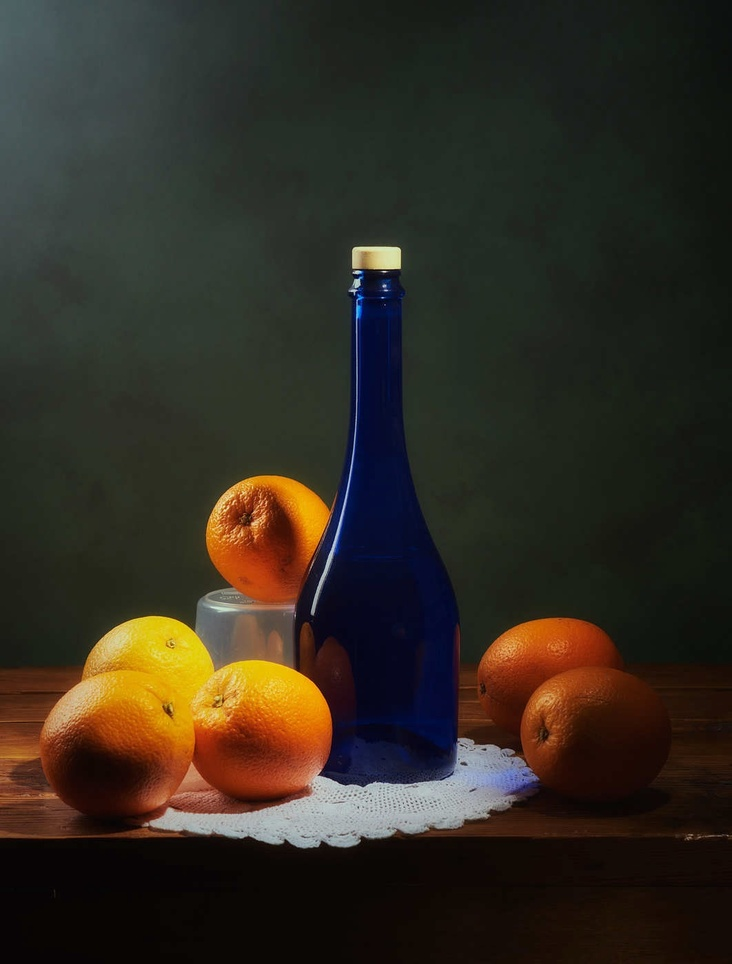
#> input picture lab_5/bottle.jpg, 732 x 964 px, shrunk from 1062 x 1400 before the run
$ jupyter execute Lab_5.ipynb
#> lines starting #> are read from the running program, lines starting #| are printed output that depends on the picture; after the words box and inside, x2 and y2 are one past the last pixel; in counts of white or black regions, pixels touching at a corner belong together
[cell 1]
import cv2 as cv
import matplotlib.pyplot as plt
import numpy as np
from matplotlib import colors
from matplotlib.colors import hsv_to_rgb

Самостоятельное задание. Сделать цветовую сегментацию выданного изображения. Пороги для цветовой сегментации подобрать в ручную, используя преобразование изображения в формат LAB.

[cell 2]
# Загрузка изображения
image = cv.imread('bottle.jpg')
#> image is the input picture: shape (964, 732, 3); mean B, G, R 33.8, 44, 49.9

# Преобразование изображения в цветовое пространство Lab

lab_image = cv.cvtColor(image, cv.COLOR_BGR2LAB)
#> lab_image: shape (964, 732, 3); mean of channels 0, 1, 2 46.8, 129.4, 134.6
rgb_image = cv.cvtColor(image, cv.COLOR_BGR2RGB)

def segmentate(l_h, l_s, l_v, h_h, h_s, h_v):
    lower_threshold = np.array([l_h,l_s,l_v])
    upper_threshold = np.array([h_h,h_s,h_v])
    lo_square = np.full((10, 10, 3), lower_threshold, dtype=np.uint8) / 255.0
    do_square = np.full((10, 10, 3), upper_threshold, dtype=np.uint8) / 255.0

    mask = cv.inRange(lab_image, lower_threshold, upper_threshold)

    result = cv.bitwise_and(rgb_image, rgb_image, mask=mask)
    kernel = cv.getStructuringElement(cv.MORPH_ELLIPSE, (10,10))

    plt.figure(figsize=(15,20))
    plt.subplot(1, 3, 1)
    plt.imshow(rgb_image)
    plt.subplot(1, 3, 2)
    plt.imshow(mask)
    plt.subplot(1, 3, 3)
    plt.imshow(result)
    plt.show()

[cell 3]
plt.imshow( lab_image)

[cell 4]
from ipywidgets import interact, interactive, fixed, interact_manual
import ipywidgets as widgets

[cell 5]
lower_blue = np.array([0,50,50])
upper_blue = np.array([140,255,122])
lo_square = np.full((10, 10, 3), lower_blue, dtype=np.uint8) / 255.0
do_square = np.full((10, 10, 3), upper_blue, dtype=np.uint8) / 255.0

[cell 6]
mask = cv.inRange(lab_image, lower_blue, upper_blue)
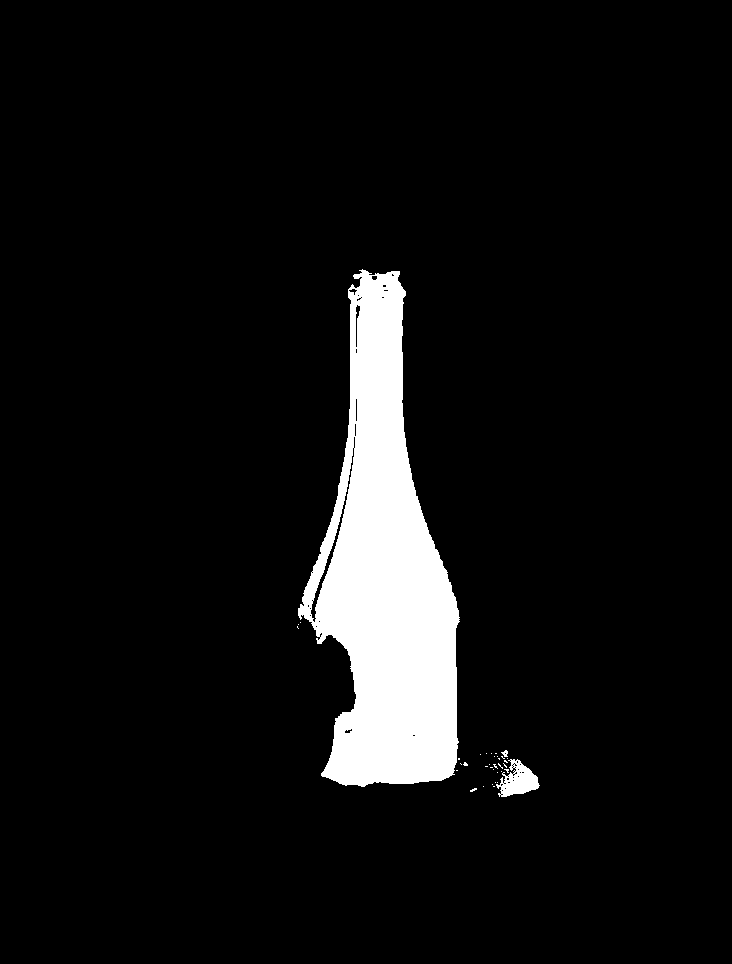
#> mask: shape (964, 732); 6.7% white; 36 white regions (33 under 20 px), largest, box (x1, y1, x2, y2) and area: (298, 269, 460, 787) 46492, (496, 759, 540, 797) 902, (501, 750, 508, 757) 29
result = cv.bitwise_and(rgb_image, rgb_image, mask=mask)
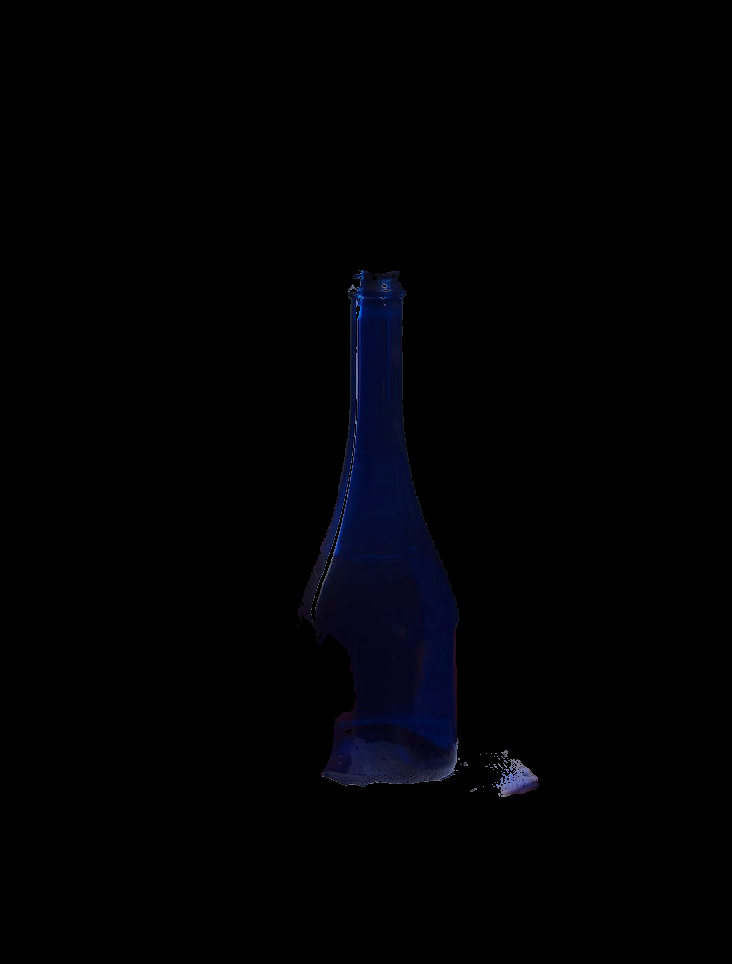
#> result: shape (964, 732, 3); mean R, G, B 0.8, 1.1, 3.2

plt.figure(figsize=(15,20))
plt.subplot(1, 3, 1)
plt.imshow(rgb_image)
plt.subplot(1, 3, 2)
plt.imshow(mask)
plt.subplot(1, 3, 3)
plt.imshow(result)
plt.show()
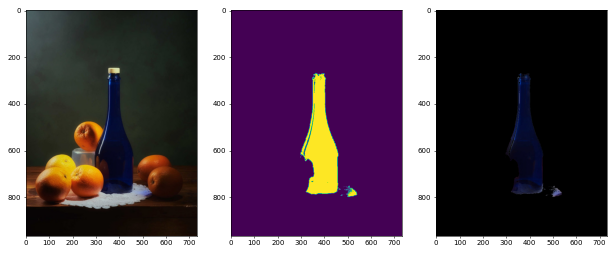
#> figure drawn by matplotlib, 3 panels
